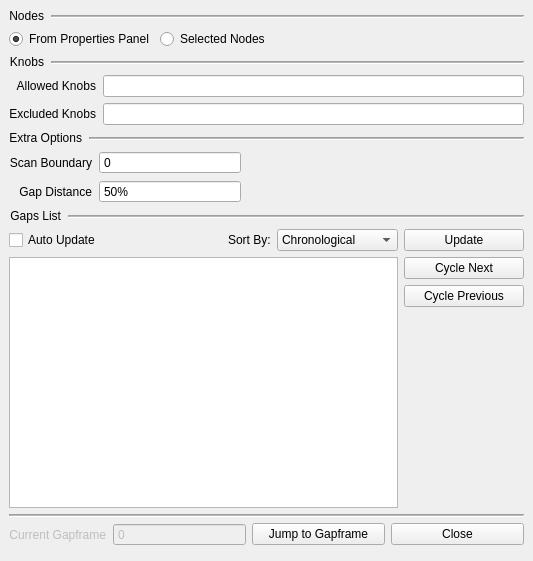
<?xml version="1.0" encoding="UTF-8"?>
<ui version="4.0">
 <class>GapframesPanel</class>
 <widget class="QMainWindow" name="GapframesPanel">
  <property name="geometry">
   <rect>
    <x>0</x>
    <y>0</y>
    <width>533</width>
    <height>561</height>
   </rect>
  </property>
  <property name="maximumSize">
   <size>
    <width>550</width>
    <height>650</height>
   </size>
  </property>
  <property name="windowTitle">
   <string>Gapframes Panel</string>
  </property>
  <widget class="QWidget" name="GapframesWidget">
   <layout class="QVBoxLayout" name="verticalLayout">
    <item>
     <layout class="QHBoxLayout" name="nodeSection_title_layout">
      <item>
       <widget class="QLabel" name="nodeSection_title_label">
        <property name="font">
         <font>
          <pointsize>9</pointsize>
         </font>
        </property>
        <property name="text">
         <string>Nodes</string>
        </property>
        <property name="alignment">
         <set>Qt::AlignRight|Qt::AlignTrailing|Qt::AlignVCenter</set>
        </property>
        <property name="margin">
         <number>1</number>
        </property>
        <property name="indent">
         <number>1</number>
        </property>
       </widget>
      </item>
      <item>
       <widget class="Line" name="nodeSection_title_line">
        <property name="sizePolicy">
         <sizepolicy hsizetype="Expanding" vsizetype="Preferred">
          <horstretch>0</horstretch>
          <verstretch>0</verstretch>
         </sizepolicy>
        </property>
        <property name="frameShadow">
         <enum>QFrame::Sunken</enum>
        </property>
        <property name="lineWidth">
         <number>1</number>
        </property>
        <property name="midLineWidth">
         <number>1</number>
        </property>
        <property name="orientation">
         <enum>Qt::Horizontal</enum>
        </property>
       </widget>
      </item>
     </layout>
    </item>
    <item>
     <layout class="QHBoxLayout" name="nodeSection_button_layout">
      <item>
       <widget class="QRadioButton" name="nodeSection_propertiesPanel_radioButton">
        <property name="sizePolicy">
         <sizepolicy hsizetype="Fixed" vsizetype="Fixed">
          <horstretch>0</horstretch>
          <verstretch>0</verstretch>
         </sizepolicy>
        </property>
        <property name="text">
         <string>From Properties Panel</string>
        </property>
        <property name="checked">
         <bool>true</bool>
        </property>
       </widget>
      </item>
      <item>
       <widget class="QRadioButton" name="nodeSection_selectedNodes_radioButton">
        <property name="sizePolicy">
         <sizepolicy hsizetype="Minimum" vsizetype="Fixed">
          <horstretch>0</horstretch>
          <verstretch>0</verstretch>
         </sizepolicy>
        </property>
        <property name="text">
         <string>Selected Nodes</string>
        </property>
       </widget>
      </item>
     </layout>
    </item>
    <item>
     <layout class="QHBoxLayout" name="knobSection_title_layout">
      <item>
       <widget class="QLabel" name="knobSection_title_label">
        <property name="font">
         <font>
          <pointsize>9</pointsize>
         </font>
        </property>
        <property name="text">
         <string>Knobs</string>
        </property>
        <property name="alignment">
         <set>Qt::AlignRight|Qt::AlignTrailing|Qt::AlignVCenter</set>
        </property>
        <property name="margin">
         <number>1</number>
        </property>
        <property name="indent">
         <number>1</number>
        </property>
       </widget>
      </item>
      <item>
       <widget class="Line" name="knobSection_title_line">
        <property name="sizePolicy">
         <sizepolicy hsizetype="Expanding" vsizetype="Preferred">
          <horstretch>0</horstretch>
          <verstretch>0</verstretch>
         </sizepolicy>
        </property>
        <property name="frameShadow">
         <enum>QFrame::Sunken</enum>
        </property>
        <property name="lineWidth">
         <number>1</number>
        </property>
        <property name="midLineWidth">
         <number>1</number>
        </property>
        <property name="orientation">
         <enum>Qt::Horizontal</enum>
        </property>
       </widget>
      </item>
     </layout>
    </item>
    <item>
     <layout class="QGridLayout" name="knobSection_input_layout">
      <item row="0" column="2">
       <widget class="QLineEdit" name="knobSection_allowedKnobs_lineEdit">
        <property name="toolTip">
         <string>&lt;html&gt;&lt;head/&gt;&lt;body&gt;&lt;p&gt;Names of Knobs which should be considered when scanning for Keyframes.&lt;/p&gt;&lt;p&gt;Leave empty to allow all knobs.&lt;/p&gt;&lt;/body&gt;&lt;/html&gt;</string>
        </property>
       </widget>
      </item>
      <item row="0" column="0">
       <widget class="QLabel" name="knobSection_allowedKnobs_label">
        <property name="text">
         <string>Allowed Knobs</string>
        </property>
        <property name="alignment">
         <set>Qt::AlignRight|Qt::AlignTrailing|Qt::AlignVCenter</set>
        </property>
        <property name="margin">
         <number>1</number>
        </property>
        <property name="indent">
         <number>1</number>
        </property>
       </widget>
      </item>
      <item row="1" column="0">
       <widget class="QLabel" name="knobSection_excludedKnobs_label_2">
        <property name="text">
         <string>Excluded Knobs</string>
        </property>
        <property name="alignment">
         <set>Qt::AlignRight|Qt::AlignTrailing|Qt::AlignVCenter</set>
        </property>
        <property name="margin">
         <number>1</number>
        </property>
        <property name="indent">
         <number>1</number>
        </property>
       </widget>
      </item>
      <item row="1" column="2">
       <widget class="QLineEdit" name="knobSection_excludedKnobs_lineEdit">
        <property name="toolTip">
         <string>&lt;html&gt;&lt;head/&gt;&lt;body&gt;&lt;p&gt;Names of Knobs which should be excluded when scanning for Keyframes.&lt;/p&gt;&lt;p&gt;Leave empty to NOT exclude any knobs.&lt;/p&gt;&lt;/body&gt;&lt;/html&gt;</string>
        </property>
       </widget>
      </item>
     </layout>
    </item>
    <item>
     <layout class="QHBoxLayout" name="extraOptions_title_layout">
      <item>
       <widget class="QLabel" name="extraOptions_title_label">
        <property name="font">
         <font>
          <pointsize>9</pointsize>
         </font>
        </property>
        <property name="text">
         <string>Extra Options</string>
        </property>
        <property name="alignment">
         <set>Qt::AlignRight|Qt::AlignTrailing|Qt::AlignVCenter</set>
        </property>
        <property name="margin">
         <number>1</number>
        </property>
        <property name="indent">
         <number>1</number>
        </property>
       </widget>
      </item>
      <item>
       <widget class="Line" name="extraOptions_title_line">
        <property name="sizePolicy">
         <sizepolicy hsizetype="Expanding" vsizetype="Preferred">
          <horstretch>0</horstretch>
          <verstretch>0</verstretch>
         </sizepolicy>
        </property>
        <property name="frameShadow">
         <enum>QFrame::Sunken</enum>
        </property>
        <property name="lineWidth">
         <number>1</number>
        </property>
        <property name="midLineWidth">
         <number>1</number>
        </property>
        <property name="orientation">
         <enum>Qt::Horizontal</enum>
        </property>
       </widget>
      </item>
     </layout>
    </item>
    <item>
     <layout class="QGridLayout" name="extraOptions_input_layout">
      <item row="0" column="0">
       <widget class="QLabel" name="extraOptions_scanBoundary_label">
        <property name="sizePolicy">
         <sizepolicy hsizetype="Minimum" vsizetype="Preferred">
          <horstretch>0</horstretch>
          <verstretch>0</verstretch>
         </sizepolicy>
        </property>
        <property name="text">
         <string>Scan Boundary</string>
        </property>
        <property name="alignment">
         <set>Qt::AlignRight|Qt::AlignTrailing|Qt::AlignVCenter</set>
        </property>
        <property name="margin">
         <number>1</number>
        </property>
        <property name="indent">
         <number>1</number>
        </property>
       </widget>
      </item>
      <item row="1" column="0">
       <widget class="QLabel" name="extraOptions_gapDistance_label">
        <property name="text">
         <string>Gap Distance</string>
        </property>
        <property name="alignment">
         <set>Qt::AlignRight|Qt::AlignTrailing|Qt::AlignVCenter</set>
        </property>
        <property name="margin">
         <number>1</number>
        </property>
        <property name="indent">
         <number>1</number>
        </property>
       </widget>
      </item>
      <item row="0" column="3">
       <spacer name="extraOptions_input_spacer_2">
        <property name="orientation">
         <enum>Qt::Horizontal</enum>
        </property>
        <property name="sizeType">
         <enum>QSizePolicy::Expanding</enum>
        </property>
        <property name="sizeHint" stdset="0">
         <size>
          <width>40</width>
          <height>20</height>
         </size>
        </property>
       </spacer>
      </item>
      <item row="0" column="1">
       <widget class="QSpinBox" name="extraOptions_scanBoundary_spinBox">
        <property name="enabled">
         <bool>true</bool>
        </property>
        <property name="sizePolicy">
         <sizepolicy hsizetype="MinimumExpanding" vsizetype="Fixed">
          <horstretch>0</horstretch>
          <verstretch>0</verstretch>
         </sizepolicy>
        </property>
        <property name="toolTip">
         <string>How many frames on either side of the current Active Viewer frame to scan for Keyframes.</string>
        </property>
        <property name="buttonSymbols">
         <enum>QAbstractSpinBox::NoButtons</enum>
        </property>
        <property name="maximum">
         <number>999999999</number>
        </property>
       </widget>
      </item>
      <item row="1" column="1">
       <widget class="QSpinBox" name="extraOptions_gapDistance_spinBox">
        <property name="toolTip">
         <string>&lt;html&gt;&lt;head/&gt;&lt;body&gt;&lt;p&gt;How far between the Keyframes of a Gap to place the Gapframe.&lt;/p&gt;&lt;/body&gt;&lt;/html&gt;</string>
        </property>
        <property name="buttonSymbols">
         <enum>QAbstractSpinBox::NoButtons</enum>
        </property>
        <property name="suffix">
         <string>%</string>
        </property>
        <property name="maximum">
         <number>100</number>
        </property>
        <property name="value">
         <number>50</number>
        </property>
       </widget>
      </item>
      <item row="0" column="2">
       <spacer name="extraOptions_input_spacer_1">
        <property name="orientation">
         <enum>Qt::Horizontal</enum>
        </property>
        <property name="sizeHint" stdset="0">
         <size>
          <width>40</width>
          <height>20</height>
         </size>
        </property>
       </spacer>
      </item>
     </layout>
    </item>
    <item>
     <layout class="QHBoxLayout" name="gapsList_title_layout">
      <item>
       <widget class="QLabel" name="gapsList_title_label">
        <property name="font">
         <font>
          <pointsize>9</pointsize>
         </font>
        </property>
        <property name="text">
         <string>Gaps List</string>
        </property>
        <property name="alignment">
         <set>Qt::AlignRight|Qt::AlignTrailing|Qt::AlignVCenter</set>
        </property>
        <property name="margin">
         <number>1</number>
        </property>
        <property name="indent">
         <number>1</number>
        </property>
       </widget>
      </item>
      <item>
       <widget class="Line" name="gapsList_title_line">
        <property name="sizePolicy">
         <sizepolicy hsizetype="Expanding" vsizetype="Preferred">
          <horstretch>0</horstretch>
          <verstretch>0</verstretch>
         </sizepolicy>
        </property>
        <property name="frameShadow">
         <enum>QFrame::Sunken</enum>
        </property>
        <property name="lineWidth">
         <number>1</number>
        </property>
        <property name="midLineWidth">
         <number>1</number>
        </property>
        <property name="orientation">
         <enum>Qt::Horizontal</enum>
        </property>
       </widget>
      </item>
     </layout>
    </item>
    <item>
     <layout class="QGridLayout" name="gapsList_overall_layout">
      <item row="1" column="0">
       <widget class="QListWidget" name="gapsList_list_listWidget">
        <property name="sizePolicy">
         <sizepolicy hsizetype="MinimumExpanding" vsizetype="Expanding">
          <horstretch>0</horstretch>
          <verstretch>0</verstretch>
         </sizepolicy>
        </property>
       </widget>
      </item>
      <item row="1" column="1">
       <layout class="QVBoxLayout" name="gapsList_actions_layout">
        <item>
         <widget class="QPushButton" name="gapsList_cycleNext_pushButton">
          <property name="text">
           <string>Cycle Next</string>
          </property>
         </widget>
        </item>
        <item>
         <widget class="QPushButton" name="gapsList_cyclePrev_pushButton">
          <property name="text">
           <string>Cycle Previous</string>
          </property>
         </widget>
        </item>
        <item>
         <spacer name="gapsList_actions_spacer">
          <property name="orientation">
           <enum>Qt::Vertical</enum>
          </property>
          <property name="sizeHint" stdset="0">
           <size>
            <width>20</width>
            <height>40</height>
           </size>
          </property>
         </spacer>
        </item>
        <item>
         <spacer name="gapsList_actions_spacer_2">
          <property name="orientation">
           <enum>Qt::Horizontal</enum>
          </property>
          <property name="sizeType">
           <enum>QSizePolicy::Preferred</enum>
          </property>
          <property name="sizeHint" stdset="0">
           <size>
            <width>120</width>
            <height>20</height>
           </size>
          </property>
         </spacer>
        </item>
       </layout>
      </item>
      <item row="0" column="0">
       <layout class="QHBoxLayout" name="gapsList_settings_layout">
        <item>
         <widget class="QCheckBox" name="gapsList_autoUpdate_checkBox">
          <property name="toolTip">
           <string>&lt;html&gt;&lt;head/&gt;&lt;body&gt;&lt;p&gt;Enable automatic updating of the list whenever the Viewer timeline changes.&lt;/p&gt;&lt;/body&gt;&lt;/html&gt;</string>
          </property>
          <property name="text">
           <string>Auto Update</string>
          </property>
         </widget>
        </item>
        <item>
         <spacer name="gapsList_settings_spacer">
          <property name="orientation">
           <enum>Qt::Horizontal</enum>
          </property>
          <property name="sizeType">
           <enum>QSizePolicy::MinimumExpanding</enum>
          </property>
          <property name="sizeHint" stdset="0">
           <size>
            <width>40</width>
            <height>20</height>
           </size>
          </property>
         </spacer>
        </item>
        <item>
         <widget class="QLabel" name="gapsList_settings_label">
          <property name="text">
           <string>Sort By:</string>
          </property>
         </widget>
        </item>
        <item>
         <widget class="QComboBox" name="gapsList_sorting_comboBox">
          <property name="sizePolicy">
           <sizepolicy hsizetype="MinimumExpanding" vsizetype="Fixed">
            <horstretch>0</horstretch>
            <verstretch>0</verstretch>
           </sizepolicy>
          </property>
          <item>
           <property name="text">
            <string>Chronological</string>
           </property>
          </item>
          <item>
           <property name="text">
            <string>Largest Gap</string>
           </property>
          </item>
          <item>
           <property name="text">
            <string>Smallest Gap</string>
           </property>
          </item>
         </widget>
        </item>
       </layout>
      </item>
      <item row="0" column="1">
       <widget class="QPushButton" name="gapsList_update_pushButton">
        <property name="toolTip">
         <string>Force the list to update with current Gaps.</string>
        </property>
        <property name="text">
         <string>Update</string>
        </property>
       </widget>
      </item>
     </layout>
    </item>
    <item>
     <layout class="QHBoxLayout" name="bottom_divider">
      <item>
       <widget class="Line" name="bottom_divider_line">
        <property name="sizePolicy">
         <sizepolicy hsizetype="Expanding" vsizetype="Minimum">
          <horstretch>0</horstretch>
          <verstretch>0</verstretch>
         </sizepolicy>
        </property>
        <property name="frameShadow">
         <enum>QFrame::Sunken</enum>
        </property>
        <property name="lineWidth">
         <number>1</number>
        </property>
        <property name="midLineWidth">
         <number>1</number>
        </property>
        <property name="orientation">
         <enum>Qt::Horizontal</enum>
        </property>
       </widget>
      </item>
     </layout>
    </item>
    <item>
     <layout class="QGridLayout" name="bottom_actionsInput_layout">
      <item row="0" column="0">
       <widget class="QLabel" name="bottom_curGapframe_label">
        <property name="enabled">
         <bool>false</bool>
        </property>
        <property name="sizePolicy">
         <sizepolicy hsizetype="Minimum" vsizetype="Preferred">
          <horstretch>0</horstretch>
          <verstretch>0</verstretch>
         </sizepolicy>
        </property>
        <property name="text">
         <string>Current Gapframe</string>
        </property>
        <property name="alignment">
         <set>Qt::AlignRight|Qt::AlignTrailing|Qt::AlignVCenter</set>
        </property>
        <property name="margin">
         <number>1</number>
        </property>
        <property name="indent">
         <number>1</number>
        </property>
       </widget>
      </item>
      <item row="0" column="2">
       <widget class="QPushButton" name="bottom_jumpAction_pushButton">
        <property name="sizePolicy">
         <sizepolicy hsizetype="MinimumExpanding" vsizetype="Fixed">
          <horstretch>0</horstretch>
          <verstretch>0</verstretch>
         </sizepolicy>
        </property>
        <property name="text">
         <string>Jump to Gapframe</string>
        </property>
       </widget>
      </item>
      <item row="0" column="3">
       <widget class="QPushButton" name="bottom_closeWin_pushButton">
        <property name="sizePolicy">
         <sizepolicy hsizetype="MinimumExpanding" vsizetype="Fixed">
          <horstretch>0</horstretch>
          <verstretch>0</verstretch>
         </sizepolicy>
        </property>
        <property name="text">
         <string>Close</string>
        </property>
       </widget>
      </item>
      <item row="0" column="1">
       <widget class="QSpinBox" name="bottom_curGapframe_spinBox">
        <property name="enabled">
         <bool>false</bool>
        </property>
        <property name="sizePolicy">
         <sizepolicy hsizetype="MinimumExpanding" vsizetype="Fixed">
          <horstretch>0</horstretch>
          <verstretch>0</verstretch>
         </sizepolicy>
        </property>
        <property name="readOnly">
         <bool>true</bool>
        </property>
        <property name="buttonSymbols">
         <enum>QAbstractSpinBox::NoButtons</enum>
        </property>
        <property name="maximum">
         <number>999999999</number>
        </property>
       </widget>
      </item>
     </layout>
    </item>
    <item>
     <widget class="QWidget" name="cpPaste_widget" native="true"/>
    </item>
   </layout>
  </widget>
  <action name="actionKey_Bindings">
   <property name="text">
    <string>Key Bindings</string>
   </property>
  </action>
 </widget>
 <tabstops>
  <tabstop>nodeSection_propertiesPanel_radioButton</tabstop>
  <tabstop>nodeSection_selectedNodes_radioButton</tabstop>
  <tabstop>knobSection_allowedKnobs_lineEdit</tabstop>
  <tabstop>knobSection_excludedKnobs_lineEdit</tabstop>
  <tabstop>extraOptions_scanBoundary_spinBox</tabstop>
  <tabstop>extraOptions_gapDistance_spinBox</tabstop>
  <tabstop>gapsList_autoUpdate_checkBox</tabstop>
  <tabstop>gapsList_sorting_comboBox</tabstop>
  <tabstop>gapsList_update_pushButton</tabstop>
  <tabstop>gapsList_list_listWidget</tabstop>
  <tabstop>gapsList_cycleNext_pushButton</tabstop>
  <tabstop>gapsList_cyclePrev_pushButton</tabstop>
  <tabstop>bottom_jumpAction_pushButton</tabstop>
  <tabstop>bottom_closeWin_pushButton</tabstop>
  <tabstop>bottom_curGapframe_spinBox</tabstop>
 </tabstops>
 <resources/>
 <connections/>
</ui>
